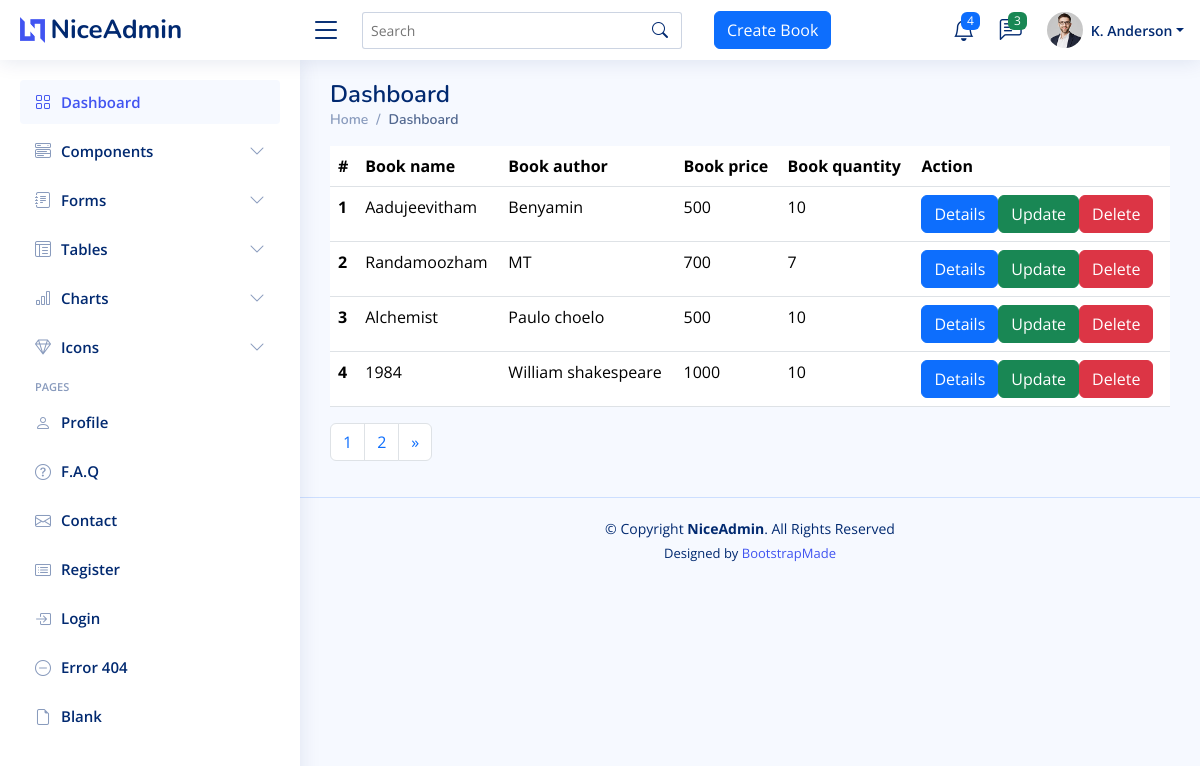
The page / on the database its author committed.
### lybrry/models.py (models this page shows, shortened)
class Book(models.Model):
    title=models.CharField(max_length=200)
    price=models.IntegerField(null=True)
    image=models.ImageField(upload_to='book_media')
    quantity=models.IntegerField()
    author=models.ForeignKey(AUTHOR, on_delete=models.CASCADE,null=True)

class AUTHOR(models.Model):
    name=models.CharField(max_length=200,null=True)
    def __str__(self):
        return '{}'.format(self.name)

### lybrry/views.py (the view)
# urls.py: path('',views.listBook,name='booklist'),
def listBook(request):
    books=Book.objects.all()
    paginator=Paginator(books,4)
    page_number=request.GET.get('page')
    try:
        page=paginator.get_page(page_number)
    except EmptyPage:
        page=paginator.page(page_number.num_pages)
    return render(request,'admin/listbook.html',{'books':books,'page':page})

### templates/admin/listbook.html (shortened to what this page needs)
{% extends 'admin/index.html' %}
{% load static %}
{% block content %}
        <table class="table">
            <thead>
              <tr>
                <th scope="col">#</th>
                <th scope="col">Book name</th>
                <th scope="col">Book author</th>
                <th scope="col">Book price</th>
                <th scope="col">Book quantity</th>
                <th scope="col">Action</th>
              </tr>
            </thead>
            <tbody>
                {% for book in page %}
                <tr>
                <th scope="row">{{forloop.counter}}</th>
                <td>{{ book.title }}</td>
                <td>{{ book.author }}</td>
                <td>{{ book.price }}</td>
                <td>{{ book.quantity }}</td>
                <td><a href="{% url 'details' book.id %}" type="submit" class="btn btn-primary">Details</button>
                    <a href="{% url 'update' book.id %}" type="submit" class="btn btn-success">Update</button>
                        <a href="{% url 'delete' book.id %}" type="submit" class="btn btn-danger">Delete</button></td>
                        </tr>
                        {% endfor %}
            </tbody>
          </table>
          <nav aria-label="Page navigation example">
            <ul class="pagination">
              {% for num in page.paginator.page_range %}
              <li class="page-item {% if page_number == num %}activate{% endif %}">
                <a class="page-link" href="?page={{ num }}">{{ num }}</a>
            </li>
              {% endfor %}
              {% if page.has_next%}
              <li class="page-item">
                <a class="page-link" href="?page={{page.next_page_number}}" aria-label="Next">
                  <span aria-hidden="true">&raquo;</span>
                </a>
              </li>
              {% endif %}
            </ul>
          </nav>
{% endblock %}

### templates/admin/index.html (shortened to what this page needs)
<!DOCTYPE html>
{% load static %}
<html lang="en">
<head>
  <link href="{% static 'assets/vendor/bootstrap/css/bootstrap.min.css' %}" rel="stylesheet">
  <link href="{% static 'assets/vendor/bootstrap-icons/bootstrap-icons.css' %}" rel="stylesheet">
  <link href="{% static 'assets/vendor/boxicons/css/boxicons.min.css' %}" rel="stylesheet">
  <link href="{% static 'assets/vendor/quill/quill.snow.css' %}" rel="stylesheet">
  <link href="{% static 'assets/vendor/quill/quill.bubble.css' %}" rel="stylesheet">
  <link href="{% static 'assets/vendor/remixicon/remixicon.css' %}" rel="stylesheet">
  <link href="{% static 'assets/vendor/simple-datatables/style.css' %}" rel="stylesheet">
  <link href="{% static 'assets/css/style.css' %}" rel="stylesheet">
</head>
<body>
  <header id="header" class="header fixed-top d-flex align-items-center">
    <div class="d-flex align-items-center justify-content-between">
      <a href="index.html" class="logo d-flex align-items-center">
        <img src="{% static 'assets/img/logo.png' %}" alt="">
        <span class="d-none d-lg-block">NiceAdmin</span>
      </a>
      <i class="bi bi-list toggle-sidebar-btn"></i>
    </div>
    <div class="search-bar">
      <form class="search-form d-flex align-items-center" method="get" action="{% url 'search' %}">
        <input type="text" name="q" placeholder="Search" title="Search book or author">
        <button type="submit" title="Search"><i class="bi bi-search"></i></button>
      </form>
    </div>
    <div class="container">
      <a href="{% url 'createbok' %}" class="btn btn-primary">Create Book</a>
    </div>
    <nav class="header-nav ms-auto">
      <ul class="d-flex align-items-center">
        <li class="nav-item dropdown">
          <a class="nav-link nav-icon" href="#" data-bs-toggle="dropdown">
            <i class="bi bi-bell"></i>
            <span class="badge bg-primary badge-number">4</span>
          </a>
        </li>
        <li class="nav-item dropdown">
          <a class="nav-link nav-icon" href="#" data-bs-toggle="dropdown">
            <i class="bi bi-chat-left-text"></i>
            <span class="badge bg-success badge-number">3</span>
          </a>
        </li>
        <li class="nav-item dropdown pe-3">
          <a class="nav-link nav-profile d-flex align-items-center pe-0" href="#" data-bs-toggle="dropdown">
            <img src="{% static 'assets/img/profile-img.jpg' %}" alt="Profile" class="rounded-circle">
            <span class="d-none d-md-block dropdown-toggle ps-2">K. Anderson</span>
          </a>
            </li>
          </ul>
    </nav>
  </header>
  <aside id="sidebar" class="sidebar">
    <ul class="sidebar-nav" id="sidebar-nav">
      <li class="nav-item">
        <a class="nav-link " href="{% url 'booklist' %}">
          <i class="bi bi-grid"></i>
          <span>Dashboard</span>
        </a>
      </li>
      <li class="nav-item">
        <a class="nav-link collapsed" data-bs-target="#components-nav" data-bs-toggle="collapse" href="#">
          <i class="bi bi-menu-button-wide"></i><span>Components</span><i class="bi bi-chevron-down ms-auto"></i>
        </a>
      </li>
      <li class="nav-item">
        <a class="nav-link collapsed" data-bs-target="#forms-nav" data-bs-toggle="collapse" href="#">
          <i class="bi bi-journal-text"></i><span>Forms</span><i class="bi bi-chevron-down ms-auto"></i>
        </a>
      </li>
      <li class="nav-item">
        <a class="nav-link collapsed" data-bs-target="#tables-nav" data-bs-toggle="collapse" href="#">
          <i class="bi bi-layout-text-window-reverse"></i><span>Tables</span><i class="bi bi-chevron-down ms-auto"></i>
        </a>
      </li>
      <li class="nav-item">
        <a class="nav-link collapsed" data-bs-target="#charts-nav" data-bs-toggle="collapse" href="#">
          <i class="bi bi-bar-chart"></i><span>Charts</span><i class="bi bi-chevron-down ms-auto"></i>
        </a>
      </li>
      <li class="nav-item">
        <a class="nav-link collapsed" data-bs-target="#icons-nav" data-bs-toggle="collapse" href="#">
          <i class="bi bi-gem"></i><span>Icons</span><i class="bi bi-chevron-down ms-auto"></i>
        </a>
      </li>
      <li class="nav-heading">Pages</li>
      <li class="nav-item">
        <a class="nav-link collapsed" href="users-profile.html">
          <i class="bi bi-person"></i>
          <span>Profile</span>
        </a>
      </li>
      <li class="nav-item">
        <a class="nav-link collapsed" href="pages-faq.html">
          <i class="bi bi-question-circle"></i>
          <span>F.A.Q</span>
        </a>
      </li>
      <li class="nav-item">
        <a class="nav-link collapsed" href="pages-contact.html">
          <i class="bi bi-envelope"></i>
          <span>Contact</span>
        </a>
      </li>
      <li class="nav-item">
        <a class="nav-link collapsed" href="pages-register.html">
          <i class="bi bi-card-list"></i>
          <span>Register</span>
        </a>
      </li>
      <li class="nav-item">
        <a class="nav-link collapsed" href="pages-login.html">
          <i class="bi bi-box-arrow-in-right"></i>
          <span>Login</span>
        </a>
      </li>
      <li class="nav-item">
        <a class="nav-link collapsed" href="pages-error-404.html">
          <i class="bi bi-dash-circle"></i>
          <span>Error 404</span>
        </a>
      </li>
      <li class="nav-item">
        <a class="nav-link collapsed" href="pages-blank.html">
          <i class="bi bi-file-earmark"></i>
          <span>Blank</span>
        </a>
      </li>
    </ul>
  </aside>
  <main id="main" class="main">
    <div class="pagetitle">
      <h1>Dashboard</h1>
      <nav>
        <ol class="breadcrumb">
          <li class="breadcrumb-item"><a href="index.html">Home</a></li>
          <li class="breadcrumb-item active">Dashboard</li>
        </ol>
      </nav>
    </div>
{% block content %}
{% endblock %}
  </main>
  <footer id="footer" class="footer">
    <div class="copyright">
      &copy; Copyright <strong><span>NiceAdmin</span></strong>. All Rights Reserved
    </div>
    <div class="credits">
      Designed by <a href="https://bootstrapmade.com/">BootstrapMade</a>
    </div>
  </footer>
</body>
</html>

### static/assets/css/style.css (style rules this page uses)
:root { scroll-behavior: smooth; }
body { font-family: "Open Sans", sans-serif; background: #f6f9ff; color: #444444; }
a { color: #4154f1; text-decoration: none; }
h1, h2, h3, h4, h5, h6 { font-family: "Nunito", sans-serif; }
#main { margin-top: 60px; padding: 20px 30px; transition: all 0.3s; }
.pagetitle { margin-bottom: 10px; }
.pagetitle h1 { font-size: 24px; margin-bottom: 0; font-weight: 600; color: #012970; }
.breadcrumb { font-size: 14px; font-family: "Nunito", sans-serif; color: #899bbd; font-weight: 600; }
.breadcrumb a { color: #899bbd; transition: 0.3s; }
.breadcrumb .breadcrumb-item::before { color: #899bbd; }
.breadcrumb .active { color: #51678f; font-weight: 600; }
.logo { line-height: 1; }
@media (min-width: 1200px) { .logo { width: 280px; } }
.logo img { max-height: 26px; margin-right: 6px; }
.logo span { font-size: 26px; font-weight: 700; color: #012970; font-family: "Nunito", sans-serif; }
.header { transition: all 0.5s; z-index: 997; height: 60px; box-shadow: 0px 2px 20px rgba(1, 41, 112, 0.1); background-color: #fff; padding-left: 20px; }
.header .toggle-sidebar-btn { font-size: 32px; padding-left: 10px; cursor: pointer; color: #012970; }
.header .search-bar { min-width: 360px; padding: 0 20px; }
.header .search-form { width: 100%; }
.header .search-form input { border: 0; font-size: 14px; color: #012970; border: 1px solid rgba(1, 41, 112, 0.2); padding: 7px 38px 7px 8px; border-radius: 3px; transition: 0.3s; width: 100%; }
.header .search-form button { border: 0; padding: 0; margin-left: -30px; background: none; }
.header .search-form button i { color: #012970; }
.header-nav ul { list-style: none; }
.header-nav>ul { margin: 0; padding: 0; }
.header-nav .nav-icon { font-size: 22px; color: #012970; margin-right: 25px; position: relative; }
.header-nav .nav-profile { color: #012970; }
.header-nav .nav-profile img { max-height: 36px; }
.header-nav .nav-profile span { font-size: 14px; font-weight: 600; }
.header-nav .badge-number { position: absolute; inset: -2px -5px auto auto; font-weight: normal; font-size: 12px; padding: 3px 6px; }
.sidebar { position: fixed; top: 60px; left: 0; bottom: 0; width: 300px; z-index: 996; transition: all 0.3s; padding: 20px; overflow-y: auto; scrollbar-width: thin; scrollbar-color: #aab7cf transparent; box-shadow: 0px 0px 20px rgba(1, 41, 112, 0.1); background-color: #fff; }
@media (min-width: 1200px) { #main, #footer { margin-left: 300px; } }
.sidebar-nav { padding: 0; margin: 0; list-style: none; }
.sidebar-nav li { padding: 0; margin: 0; list-style: none; }
.sidebar-nav .nav-item { margin-bottom: 5px; }
.sidebar-nav .nav-heading { font-size: 11px; text-transform: uppercase; color: #899bbd; font-weight: 600; margin: 10px 0 5px 15px; }
.sidebar-nav .nav-link { display: flex; align-items: center; font-size: 15px; font-weight: 600; color: #4154f1; transition: 0.3; background: #f6f9ff; padding: 10px 15px; border-radius: 4px; }
.sidebar-nav .nav-link i { font-size: 16px; margin-right: 10px; color: #4154f1; }
.sidebar-nav .nav-link.collapsed { color: #012970; background: #fff; }
.sidebar-nav .nav-link.collapsed i { color: #899bbd; }
.sidebar-nav .nav-link .bi-chevron-down { margin-right: 0; transition: transform 0.2s ease-in-out; }
.footer { padding: 20px 0; font-size: 14px; transition: all 0.3s; border-top: 1px solid #cddfff; }
.footer .copyright { text-align: center; color: #012970; }
.footer .credits { padding-top: 5px; text-align: center; font-size: 13px; color: #012970; }

### rows shown on the page
Book: title "Aadujeevitham", author "Benyamin", price "500", quantity "10"
Book: title "Randamoozham", author "MT", price "700", quantity "7"
Book: title "Alchemist", author "Paulo choelo", price "500", quantity "10"
Book: title "1984", author "William shakespeare", price "1000", quantity "10"

### other values the page prints
{{ num }} "1" "2"
